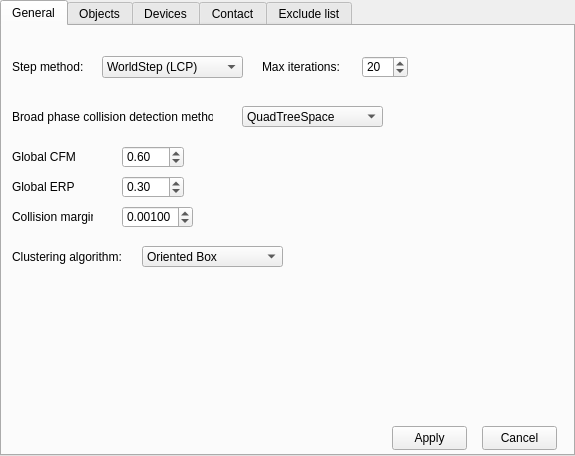
<ui version="4.0" >
 <class>ODESimCfgDialog</class>
 <widget class="QTabWidget" name="ODESimCfgDialog" >
  <property name="geometry" >
   <rect>
    <x>0</x>
    <y>0</y>
    <width>575</width>
    <height>456</height>
   </rect>
  </property>
  <property name="windowTitle" >
   <string>Ode Simulator configuration</string>
  </property>
  <property name="currentIndex" >
   <number>0</number>
  </property>
  <widget class="QWidget" name="tab_4" >
   <attribute name="title" >
    <string>General</string>
   </attribute>
   <widget class="QComboBox" name="_stepMethodBox" >
    <property name="geometry" >
     <rect>
      <x>100</x>
      <y>30</y>
      <width>141</width>
      <height>22</height>
     </rect>
    </property>
    <property name="whatsThis" >
     <string>&lt;!DOCTYPE HTML PUBLIC "-//W3C//DTD HTML 4.0//EN" "http://www.w3.org/TR/REC-html40/strict.dtd">
&lt;html>&lt;head>&lt;meta name="qrichtext" content="1" />&lt;style type="text/css">
p, li { white-space: pre-wrap; }
&lt;/style>&lt;/head>&lt;body style=" font-family:'MS Shell Dlg 2'; font-size:8.25pt; font-weight:400; font-style:normal;">
&lt;p style="-qt-paragraph-type:empty; margin-top:12px; margin-bottom:12px; margin-left:0px; margin-right:0px; -qt-block-indent:0; text-indent:0px; font-size:8pt;">&lt;/p>&lt;/body>&lt;/html></string>
    </property>
    <item>
     <property name="text" >
      <string>WorldStep (LCP)</string>
     </property>
    </item>
    <item>
     <property name="text" >
      <string>WorldQuickStep (iterative)</string>
     </property>
    </item>
    <item>
     <property name="text" >
      <string>WorldFast1 (iterative, old)</string>
     </property>
    </item>
   </widget>
   <widget class="QLabel" name="label" >
    <property name="geometry" >
     <rect>
      <x>10</x>
      <y>30</y>
      <width>71</width>
      <height>21</height>
     </rect>
    </property>
    <property name="text" >
     <string>Step method: </string>
    </property>
   </widget>
   <widget class="QComboBox" name="_spaceMethodBox" >
    <property name="geometry" >
     <rect>
      <x>240</x>
      <y>80</y>
      <width>141</width>
      <height>21</height>
     </rect>
    </property>
    <property name="whatsThis" >
     <string>&lt;!DOCTYPE HTML PUBLIC "-//W3C//DTD HTML 4.0//EN" "http://www.w3.org/TR/REC-html40/strict.dtd">
&lt;html>&lt;head>&lt;meta name="qrichtext" content="1" />&lt;style type="text/css">
p, li { white-space: pre-wrap; }
&lt;/style>&lt;/head>&lt;body style=" font-family:'MS Shell Dlg 2'; font-size:8.25pt; font-weight:400; font-style:normal;">
&lt;p style=" margin-top:0px; margin-bottom:0px; margin-left:0px; margin-right:0px; -qt-block-indent:0; text-indent:0px;">There are several kinds of spaces. Each kind uses different internaldata structures to store the geoms, and different algorithms to performthe collision culling: &lt;/p>
&lt;ul style="-qt-list-indent: 1;">&lt;li style=" font-size:8pt;" style=" margin-top:12px; margin-bottom:12px; margin-left:0px; margin-right:0px; -qt-block-indent:0; text-indent:0px;"> Simple space. This does not do any collision culling - itsimply checks every possible pair of geoms for intersection, andreports the pairs whose AABBs overlap. The time required to dointersection testing for &lt;span style=" font-style:italic;">n&lt;/span> objects is &lt;span style=" font-style:italic;">O&lt;/span>(&lt;span style=" font-style:italic;">n&lt;/span>&lt;span style=" vertical-align:super;">2&lt;/span>).This should not be used for large numbers of objects, but it can be thepreferred algorithm for a small number of objects. This is also usefulfor debugging potential problems with the collision system.&lt;/li>&lt;/ul>
&lt;ul style="-qt-list-indent: 1;">&lt;li style=" font-size:8pt;" style=" margin-top:12px; margin-bottom:12px; margin-left:0px; margin-right:0px; -qt-block-indent:0; text-indent:0px;"> Multi-resolution hash table space. This uses an internal datastructure that records how each geom overlaps cells in one of severalthree dimensional grids. Each grid has cubical cells of side lengths 2&lt;span style=" font-style:italic; vertical-align:super;">i&lt;/span>, where &lt;span style=" font-style:italic;">i&lt;/span> is an integer that ranges from a minimum to a maximum value. The time required to do intersection testing for &lt;span style=" font-style:italic;">n&lt;/span> objects is &lt;span style=" font-style:italic;">O&lt;/span>(&lt;span style=" font-style:italic;">n&lt;/span>)(as long as those objects are not clustered together too closely), aseach object can be quickly paired with the objects around it.&lt;/li>&lt;/ul>
&lt;ul style="-qt-list-indent: 1;">&lt;li style=" font-size:8pt;" style=" margin-top:12px; margin-bottom:12px; margin-left:0px; margin-right:0px; -qt-block-indent:0; text-indent:0px;"> Quadtree space. This uses a pre-allocated hierarchicalgrid-based AABB tree to quickly cull collision checks. It'sexceptionally quick for large amounts of objects in landscape-shapedworlds. The amount of memory used is 4^depth * 32 bytes. CurrentlydSpaceGetGeom is not implemented for the quadtree space. &lt;/li>&lt;/ul>&lt;/body>&lt;/html></string>
    </property>
    <item>
     <property name="text" >
      <string>QuadTreeSpace</string>
     </property>
    </item>
    <item>
     <property name="text" >
      <string>SimpleSpace</string>
     </property>
    </item>
    <item>
     <property name="text" >
      <string>HashSpace</string>
     </property>
    </item>
   </widget>
   <widget class="QLabel" name="label_2" >
    <property name="geometry" >
     <rect>
      <x>10</x>
      <y>80</y>
      <width>201</width>
      <height>21</height>
     </rect>
    </property>
    <property name="text" >
     <string>Broad phase collision detection method: </string>
    </property>
   </widget>
   <widget class="QLabel" name="label_3" >
    <property name="geometry" >
     <rect>
      <x>10</x>
      <y>120</y>
      <width>71</width>
      <height>21</height>
     </rect>
    </property>
    <property name="text" >
     <string>Global CFM</string>
    </property>
   </widget>
   <widget class="QLabel" name="label_4" >
    <property name="geometry" >
     <rect>
      <x>10</x>
      <y>150</y>
      <width>71</width>
      <height>21</height>
     </rect>
    </property>
    <property name="text" >
     <string>Global ERP</string>
    </property>
   </widget>
   <widget class="QDoubleSpinBox" name="_cfmSpin" >
    <property name="geometry" >
     <rect>
      <x>120</x>
      <y>120</y>
      <width>62</width>
      <height>22</height>
     </rect>
    </property>
    <property name="decimals" >
     <number>2</number>
    </property>
    <property name="maximum" >
     <double>1.000000000000000</double>
    </property>
    <property name="singleStep" >
     <double>0.100000000000000</double>
    </property>
    <property name="value" >
     <double>0.600000000000000</double>
    </property>
   </widget>
   <widget class="QDoubleSpinBox" name="_erpSpin" >
    <property name="geometry" >
     <rect>
      <x>120</x>
      <y>150</y>
      <width>62</width>
      <height>22</height>
     </rect>
    </property>
    <property name="maximum" >
     <double>1.000000000000000</double>
    </property>
    <property name="singleStep" >
     <double>0.100000000000000</double>
    </property>
    <property name="value" >
     <double>0.300000000000000</double>
    </property>
   </widget>
   <widget class="QLabel" name="label_5" >
    <property name="geometry" >
     <rect>
      <x>10</x>
      <y>220</y>
      <width>111</width>
      <height>21</height>
     </rect>
    </property>
    <property name="text" >
     <string>Clustering algorithm: </string>
    </property>
   </widget>
   <widget class="QComboBox" name="_spaceMethodBox_2" >
    <property name="geometry" >
     <rect>
      <x>140</x>
      <y>220</y>
      <width>141</width>
      <height>21</height>
     </rect>
    </property>
    <item>
     <property name="text" >
      <string>Oriented Box</string>
     </property>
    </item>
    <item>
     <property name="text" >
      <string>None</string>
     </property>
    </item>
   </widget>
   <widget class="QLabel" name="label_6" >
    <property name="geometry" >
     <rect>
      <x>260</x>
      <y>30</y>
      <width>81</width>
      <height>21</height>
     </rect>
    </property>
    <property name="text" >
     <string>Max iterations: </string>
    </property>
   </widget>
   <widget class="QSpinBox" name="_maxIterSpin" >
    <property name="geometry" >
     <rect>
      <x>360</x>
      <y>30</y>
      <width>46</width>
      <height>22</height>
     </rect>
    </property>
    <property name="maximum" >
     <number>1000</number>
    </property>
    <property name="value" >
     <number>20</number>
    </property>
   </widget>
   <widget class="QLabel" name="label_25" >
    <property name="geometry" >
     <rect>
      <x>10</x>
      <y>180</y>
      <width>81</width>
      <height>21</height>
     </rect>
    </property>
    <property name="text" >
     <string>Collision margin: </string>
    </property>
   </widget>
   <widget class="QDoubleSpinBox" name="_erpSpin_3" >
    <property name="geometry" >
     <rect>
      <x>120</x>
      <y>180</y>
      <width>71</width>
      <height>22</height>
     </rect>
    </property>
    <property name="decimals" >
     <number>5</number>
    </property>
    <property name="maximum" >
     <double>1.000000000000000</double>
    </property>
    <property name="singleStep" >
     <double>0.010000000000000</double>
    </property>
    <property name="value" >
     <double>0.001000000000000</double>
    </property>
   </widget>
   <widget class="QPushButton" name="_cancelBtn" >
    <property name="geometry" >
     <rect>
      <x>480</x>
      <y>400</y>
      <width>75</width>
      <height>24</height>
     </rect>
    </property>
    <property name="text" >
     <string>Cancel</string>
    </property>
   </widget>
   <widget class="QPushButton" name="_applyBtn" >
    <property name="geometry" >
     <rect>
      <x>390</x>
      <y>400</y>
      <width>75</width>
      <height>24</height>
     </rect>
    </property>
    <property name="text" >
     <string>Apply</string>
    </property>
   </widget>
  </widget>
  <widget class="QWidget" name="tab" >
   <attribute name="title" >
    <string>Objects</string>
   </attribute>
   <widget class="QListView" name="listView" >
    <property name="geometry" >
     <rect>
      <x>10</x>
      <y>50</y>
      <width>151</width>
      <height>321</height>
     </rect>
    </property>
   </widget>
   <widget class="QLabel" name="label_7" >
    <property name="geometry" >
     <rect>
      <x>180</x>
      <y>70</y>
      <width>46</width>
      <height>21</height>
     </rect>
    </property>
    <property name="text" >
     <string>Name:</string>
    </property>
   </widget>
   <widget class="QCheckBox" name="_enabledBox" >
    <property name="geometry" >
     <rect>
      <x>180</x>
      <y>110</y>
      <width>71</width>
      <height>19</height>
     </rect>
    </property>
    <property name="text" >
     <string>Enabled</string>
    </property>
   </widget>
   <widget class="QComboBox" name="_materialBox" >
    <property name="geometry" >
     <rect>
      <x>250</x>
      <y>140</y>
      <width>74</width>
      <height>22</height>
     </rect>
    </property>
   </widget>
   <widget class="QLabel" name="label_12" >
    <property name="geometry" >
     <rect>
      <x>180</x>
      <y>140</y>
      <width>51</width>
      <height>21</height>
     </rect>
    </property>
    <property name="text" >
     <string>Material:</string>
    </property>
   </widget>
   <widget class="QDoubleSpinBox" name="_crThresSpin" >
    <property name="geometry" >
     <rect>
      <x>320</x>
      <y>180</y>
      <width>62</width>
      <height>22</height>
     </rect>
    </property>
   </widget>
   <widget class="QLabel" name="label_13" >
    <property name="geometry" >
     <rect>
      <x>180</x>
      <y>180</y>
      <width>141</width>
      <height>21</height>
     </rect>
    </property>
    <property name="text" >
     <string>Contact reduction threshold:</string>
    </property>
   </widget>
   <widget class="QLabel" name="_selectedName" >
    <property name="geometry" >
     <rect>
      <x>230</x>
      <y>70</y>
      <width>171</width>
      <height>21</height>
     </rect>
    </property>
    <property name="text" >
     <string/>
    </property>
   </widget>
   <widget class="QLabel" name="label_14" >
    <property name="geometry" >
     <rect>
      <x>180</x>
      <y>90</y>
      <width>71</width>
      <height>21</height>
     </rect>
    </property>
    <property name="text" >
     <string>Object type:</string>
    </property>
   </widget>
   <widget class="QLabel" name="_objectTypeName" >
    <property name="geometry" >
     <rect>
      <x>250</x>
      <y>90</y>
      <width>71</width>
      <height>21</height>
     </rect>
    </property>
    <property name="text" >
     <string/>
    </property>
   </widget>
   <widget class="QLabel" name="label_15" >
    <property name="geometry" >
     <rect>
      <x>180</x>
      <y>260</y>
      <width>61</width>
      <height>21</height>
     </rect>
    </property>
    <property name="text" >
     <string>Position:</string>
    </property>
   </widget>
   <widget class="QLabel" name="label_16" >
    <property name="geometry" >
     <rect>
      <x>180</x>
      <y>280</y>
      <width>61</width>
      <height>21</height>
     </rect>
    </property>
    <property name="text" >
     <string>Orientation:</string>
    </property>
   </widget>
   <widget class="QLabel" name="label_17" >
    <property name="geometry" >
     <rect>
      <x>180</x>
      <y>300</y>
      <width>81</width>
      <height>21</height>
     </rect>
    </property>
    <property name="text" >
     <string>Linear velocity:</string>
    </property>
   </widget>
   <widget class="QLabel" name="label_18" >
    <property name="geometry" >
     <rect>
      <x>180</x>
      <y>320</y>
      <width>91</width>
      <height>21</height>
     </rect>
    </property>
    <property name="text" >
     <string>Angular velocity:</string>
    </property>
   </widget>
   <widget class="QLabel" name="label_19" >
    <property name="geometry" >
     <rect>
      <x>180</x>
      <y>340</y>
      <width>101</width>
      <height>21</height>
     </rect>
    </property>
    <property name="text" >
     <string>Force: </string>
    </property>
   </widget>
   <widget class="QLabel" name="label_20" >
    <property name="geometry" >
     <rect>
      <x>180</x>
      <y>360</y>
      <width>101</width>
      <height>21</height>
     </rect>
    </property>
    <property name="text" >
     <string>Torque: </string>
    </property>
   </widget>
   <widget class="QLabel" name="label_21" >
    <property name="geometry" >
     <rect>
      <x>180</x>
      <y>210</y>
      <width>61</width>
      <height>21</height>
     </rect>
    </property>
    <property name="text" >
     <string>Mass:</string>
    </property>
   </widget>
   <widget class="QLabel" name="label_22" >
    <property name="geometry" >
     <rect>
      <x>180</x>
      <y>230</y>
      <width>61</width>
      <height>21</height>
     </rect>
    </property>
    <property name="text" >
     <string>Inertia:</string>
    </property>
   </widget>
  </widget>
  <widget class="QWidget" name="tab" >
   <attribute name="title" >
    <string>Devices</string>
   </attribute>
   <widget class="QListView" name="listView_2" >
    <property name="geometry" >
     <rect>
      <x>10</x>
      <y>50</y>
      <width>151</width>
      <height>321</height>
     </rect>
    </property>
   </widget>
   <widget class="QLabel" name="_selectedName_2" >
    <property name="geometry" >
     <rect>
      <x>230</x>
      <y>50</y>
      <width>171</width>
      <height>21</height>
     </rect>
    </property>
    <property name="text" >
     <string/>
    </property>
   </widget>
   <widget class="QLabel" name="label_23" >
    <property name="geometry" >
     <rect>
      <x>180</x>
      <y>50</y>
      <width>46</width>
      <height>21</height>
     </rect>
    </property>
    <property name="text" >
     <string>Name:</string>
    </property>
   </widget>
   <widget class="QLabel" name="label_24" >
    <property name="geometry" >
     <rect>
      <x>180</x>
      <y>70</y>
      <width>71</width>
      <height>21</height>
     </rect>
    </property>
    <property name="text" >
     <string>Device type:</string>
    </property>
   </widget>
   <widget class="QLabel" name="_objectTypeName_2" >
    <property name="geometry" >
     <rect>
      <x>250</x>
      <y>70</y>
      <width>71</width>
      <height>21</height>
     </rect>
    </property>
    <property name="text" >
     <string/>
    </property>
   </widget>
  </widget>
  <widget class="QWidget" name="tab_3" >
   <attribute name="title" >
    <string>Contact</string>
   </attribute>
   <widget class="QDoubleSpinBox" name="_cfmSpin_2" >
    <property name="geometry" >
     <rect>
      <x>470</x>
      <y>70</y>
      <width>62</width>
      <height>22</height>
     </rect>
    </property>
    <property name="decimals" >
     <number>2</number>
    </property>
    <property name="maximum" >
     <double>1.000000000000000</double>
    </property>
    <property name="singleStep" >
     <double>0.100000000000000</double>
    </property>
    <property name="value" >
     <double>0.600000000000000</double>
    </property>
   </widget>
   <widget class="QLabel" name="label_9" >
    <property name="geometry" >
     <rect>
      <x>360</x>
      <y>90</y>
      <width>71</width>
      <height>21</height>
     </rect>
    </property>
    <property name="text" >
     <string>Global ERP</string>
    </property>
   </widget>
   <widget class="QLabel" name="label_8" >
    <property name="geometry" >
     <rect>
      <x>360</x>
      <y>70</y>
      <width>71</width>
      <height>21</height>
     </rect>
    </property>
    <property name="text" >
     <string>Global CFM</string>
    </property>
   </widget>
   <widget class="QDoubleSpinBox" name="_erpSpin_2" >
    <property name="geometry" >
     <rect>
      <x>470</x>
      <y>100</y>
      <width>62</width>
      <height>22</height>
     </rect>
    </property>
    <property name="maximum" >
     <double>1.000000000000000</double>
    </property>
    <property name="singleStep" >
     <double>0.100000000000000</double>
    </property>
    <property name="value" >
     <double>0.300000000000000</double>
    </property>
   </widget>
   <widget class="QListView" name="_objectListA" >
    <property name="geometry" >
     <rect>
      <x>10</x>
      <y>60</y>
      <width>101</width>
      <height>281</height>
     </rect>
    </property>
   </widget>
   <widget class="QListView" name="_objectListB" >
    <property name="geometry" >
     <rect>
      <x>120</x>
      <y>60</y>
      <width>111</width>
      <height>281</height>
     </rect>
    </property>
   </widget>
   <widget class="QLabel" name="label_10" >
    <property name="geometry" >
     <rect>
      <x>10</x>
      <y>30</y>
      <width>71</width>
      <height>21</height>
     </rect>
    </property>
    <property name="text" >
     <string>Object A</string>
    </property>
   </widget>
   <widget class="QLabel" name="label_11" >
    <property name="geometry" >
     <rect>
      <x>130</x>
      <y>30</y>
      <width>71</width>
      <height>21</height>
     </rect>
    </property>
    <property name="text" >
     <string>Object B</string>
    </property>
   </widget>
  </widget>
  <widget class="QWidget" name="tab_2" >
   <attribute name="title" >
    <string>Exclude list</string>
   </attribute>
  </widget>
 </widget>
 <tabstops>
  <tabstop>_stepMethodBox</tabstop>
  <tabstop>_maxIterSpin</tabstop>
  <tabstop>_spaceMethodBox</tabstop>
  <tabstop>_cfmSpin</tabstop>
  <tabstop>_erpSpin</tabstop>
  <tabstop>_erpSpin_3</tabstop>
  <tabstop>_spaceMethodBox_2</tabstop>
  <tabstop>_enabledBox</tabstop>
  <tabstop>listView</tabstop>
  <tabstop>_materialBox</tabstop>
  <tabstop>_crThresSpin</tabstop>
  <tabstop>listView_2</tabstop>
  <tabstop>_cfmSpin_2</tabstop>
  <tabstop>_erpSpin_2</tabstop>
  <tabstop>_objectListA</tabstop>
  <tabstop>_objectListB</tabstop>
 </tabstops>
 <resources/>
 <connections/>
</ui>
